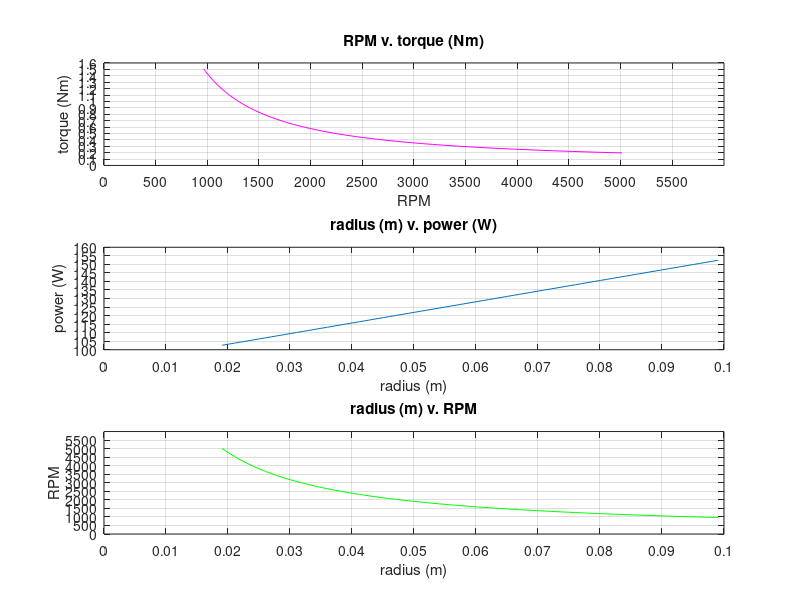

This figure's MATLAB source:
clear; clc;

# constants
g = 9.81;

function mass = radius_to_mass(r)
  mass = 3.11*r - 0.0487 + 0.00255;
endfunction

# user defined constants
t_run = 2; # Run time
d_run = 10; # Run distance
m = 1; # Total car weight
u_s = 0.7; # Coefficient of static friction between floor and wheel
r_range = [0.0381/2, 0.1]; # Range of wheel radii to test

a_min = (4*d_run)/(t_run^2);
v_max = a_min*t_run/2;
f_normal_ext = (m*a_min/u_s) - 0.25*m*g;

i_w = [ ]; # moments of inertia for wheels
torque_m = [ ]; # torque requirements
power_m = [ ]; # power requirements
rpm_w = [ ];
r_w = r_range(1) : 0.001 : r_range(2);

for i = 1:length(r_w)
  i_w(i) = 0.5*radius_to_mass(r_w(i))*r_w(i)^2;
  torque_m(i) = a_min*(4*i_w(i)/r_w(i) + r_w(i)*m);
  power_m(i) = torque_m(i)*(a_min*t_run)/(2*r_w(i));
  rpm_w(i) = ((a_min*t_run)/(4*r_w(i)*pi))*60;
endfor

hf = figure();
subplot(3, 1, 1);
plot(rpm_w, torque_m, "m");
title("RPM v. torque (Nm)");
xlabel("RPM"); ylabel("torque (Nm)");
xticks(0 : 500 : max(rpm_w) + 500); yticks(0 : 0.1 : max(torque_m) + 0.5);
grid on;
subplot(3, 1, 2);
plot(r_w, power_m);
title("radius (m) v. power (W)");
xlabel("radius (m)"); ylabel("power (W)");
xticks(0 : 0.01 : r_range(2)); yticks(0 : 5 : max(power_m) + 10);
grid on;
subplot(3, 1, 3);
plot(r_w, rpm_w, "g");
title("radius (m) v. RPM");
xlabel("radius (m)"); ylabel("RPM");
xticks(0 : 0.01 : r_range(2)); yticks(0 : 500 : max(rpm_w) + 500);
grid on;

